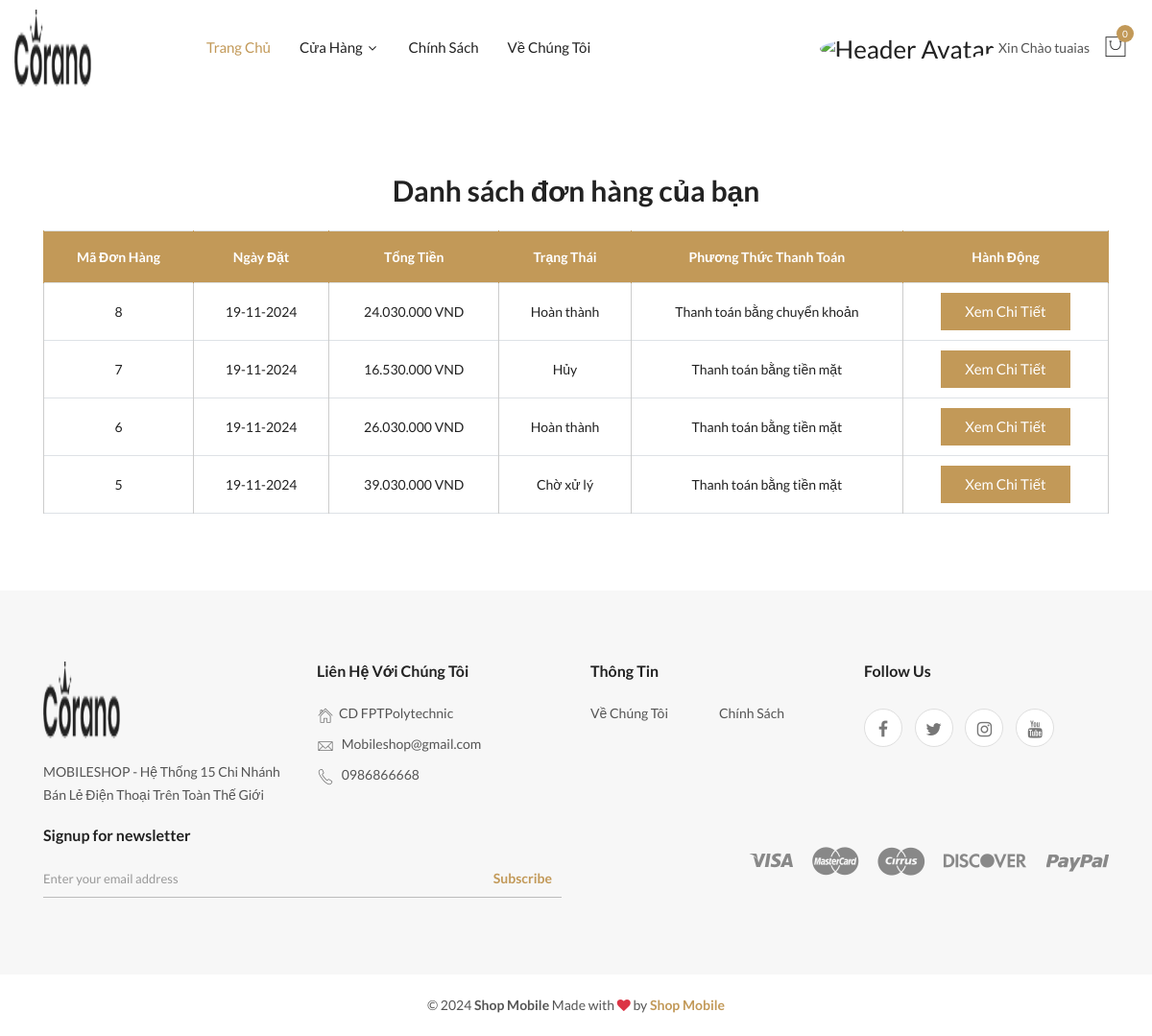
/index.php?act=donhangcuatoi (signed in), run on the app's committed database.
### tables this page shows
CREATE TABLE `donhang` (
  `ma_don_hang` int(11) NOT NULL,
  `ma_nguoi_dung` int(11) DEFAULT NULL,
  `ngay_dat` timestamp NULL DEFAULT current_timestamp(),
  `tong_tien` decimal(15,2) NOT NULL,
  `trang_thai` enum('Chờ xử lý','Đang giao','Hoàn thành','Hủy') DEFAULT 'Chờ xử lý',
  `pttt` tinyint(1) DEFAULT 1
);

### models/pdo.php (called while the page is built, shortened)
<?php
function pdo_get_connection() {
    $dburl = "mysql:host=localhost;dbname=duan1nhom5;charset=utf8";
    $username = 'root';
    $password = '';
    try {
        $conn = new PDO($dburl, $username, $password);
        $conn->setAttribute(PDO::ATTR_ERRMODE, PDO::ERRMODE_EXCEPTION);
        return $conn;
    } catch (PDOException $e) {
        echo "Kết nối cơ sở dữ liệu thất bại: " . $e->getMessage();
        return null;
    }
}
function pdo_query($sql){
    $sql_args = array_slice(func_get_args(), 1);
    try{
        $conn = pdo_get_connection();
        $stmt = $conn->prepare($sql);
        $stmt->execute($sql_args);
        $rows = $stmt->fetchAll();
        return $rows;
    }
    catch(PDOException $e){
        throw $e;
    }
    finally{
        unset($conn);
    }
}

### models/donhang.php (called while the page is built, shortened)
<?php
function get_donhang_by_user($ma_nguoi_dung) {
    $sql = "SELECT * FROM donhang WHERE ma_nguoi_dung = $ma_nguoi_dung ORDER BY ngay_dat DESC";
    $list_donhang = pdo_query($sql);
    return $list_donhang;
}
?>

### views/donhangcuatoi.php (the view)
<main>
    <?php
    if (isset($_SESSION['user']['ma_nguoi_dung'])):
        $ma_nguoi_dung = $_SESSION['user']['ma_nguoi_dung'];
        $donhangs = get_donhang_by_user($ma_nguoi_dung);
    ?>
        <div class="cart-main-wrapper section-padding">
            <div class="container">
                <div class="section-bg-color">
                    <div class="row">
                        <div class="col-lg-12">
                            <div class="cart-table table-responsive">
                                <h2 class="text-center mb-4">Danh sách đơn hàng của bạn</h2>
                                <?php if (!empty($donhangs)): ?>
                                    <table class="table table-bordered">
                                        <thead>
                                            <tr>
                                                <th>Mã đơn hàng</th>
                                                <th>Ngày đặt</th>
                                                <th>Tổng tiền</th>
                                                <th>Trạng thái</th>
                                                <th>Phương thức thanh toán</th>
                                                <th>Hành Động</th>
                                            </tr>
                                        </thead>
                                        <tbody>
                                            <?php foreach ($donhangs as $donhang): ?>
                                                <tr>
                                                    <td><?=  $donhang['ma_don_hang']; ?></td>
                                                    <td><?= date('d-m-Y', strtotime($donhang['ngay_dat'])); ?></td>
                                                    <td><?=  number_format($donhang['tong_tien'], 0, ',', '.'); ?> VND</td>
                                                    <td>
                                                        <?=
                                                         $donhang['trang_thai'];
                                                        ?>
                                                    </td>
                                                    <td>
                                                        <?=
                                                         $donhang['pttt'] == 0 ? 'Thanh toán bằng chuyển khoản' : 'Thanh toán bằng tiền mặt' ;
                                                        ?>
                                                    </td>
                                                    <td>
                                                    <a class="btn btn-sqr" href="index.php?act=donhang_detail&id=<?= $donhang['ma_don_hang'] ?>">Xem chi tiết</a>
                                                    </td>
                                                </tr>
                                            <?php endforeach; ?>
                                        </tbody>
                                    </table>
                                <?php else: ?>
                                    <p>Bạn chưa có đơn hàng nào.</p>
                                <?php endif; ?>
                            </div>
                        </div>
                    </div>
                </div>
            </div>
        </div>
    <?php
    else:
        echo "<p>Bạn cần đăng nhập để xem đơn hàng.</p>";
    endif;
    ?>
</main>

### data on the page
donhang: ma_don_hang "8", ngay_dat "19-11-2024", tong_tien "24.030.000", trang_thai "Hoàn thành", pttt "Thanh toán bằng chuyển khoản"
donhang: ma_don_hang "7", ngay_dat "19-11-2024", tong_tien "16.530.000", trang_thai "Hủy", pttt "Thanh toán bằng tiền mặt"
donhang: ma_don_hang "6", ngay_dat "19-11-2024", tong_tien "26.030.000", trang_thai "Hoàn thành", pttt "Thanh toán bằng tiền mặt"
donhang: ma_don_hang "5", ngay_dat "19-11-2024", tong_tien "39.030.000", trang_thai "Chờ xử lý", pttt "Thanh toán bằng tiền mặt"

### other printed values
$_SESSION['user']['ten'] "tuaias"
$cart_count "0"
